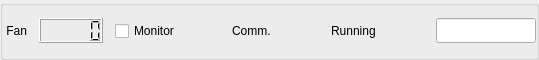
        <widget class="QGroupBox" name="groupBox_17">
         <property name="maximumSize">
          <size>
           <width>16777215</width>
           <height>60</height>
          </size>
         </property>
         <layout class="QGridLayout" name="gridLayout_18">
          <property name="leftMargin">
           <number>0</number>
          </property>
          <property name="topMargin">
           <number>0</number>
          </property>
          <property name="rightMargin">
           <number>0</number>
          </property>
          <property name="bottomMargin">
           <number>0</number>
          </property>
          <property name="spacing">
           <number>0</number>
          </property>
          <item row="0" column="0">
           <layout class="QHBoxLayout" name="horizontalLayout_13">
            <property name="spacing">
             <number>12</number>
            </property>
            <item>
             <widget class="QLabel" name="label_33">
              <property name="text">
               <string> Fan</string>
              </property>
             </widget>
            </item>
            <item>
             <widget class="QLCDNumber" name="lcdNumber_fanID">
              <property name="minimumSize">
               <size>
                <width>0</width>
                <height>25</height>
               </size>
              </property>
              <property name="maximumSize">
               <size>
                <width>88888</width>
                <height>25</height>
               </size>
              </property>
             </widget>
            </item>
            <item>
             <widget class="QCheckBox" name="checkBox">
              <property name="text">
               <string>Monitor</string>
              </property>
             </widget>
            </item>
            <item>
             <spacer name="horizontalSpacer_8">
              <property name="orientation">
               <enum>Qt::Horizontal</enum>
              </property>
              <property name="sizeHint" stdset="0">
               <size>
                <width>40</width>
                <height>20</height>
               </size>
              </property>
             </spacer>
            </item>
            <item>
             <widget class="QLabel" name="label_5">
              <property name="text">
               <string>Comm.</string>
              </property>
             </widget>
            </item>
            <item>
             <widget class="QcwIndicatorLamp" name="comLamp" native="true">
              <property name="minimumSize">
               <size>
                <width>36</width>
                <height>34</height>
               </size>
              </property>
             </widget>
            </item>
            <item>
             <widget class="QLabel" name="label_34">
              <property name="text">
               <string>Running</string>
              </property>
             </widget>
            </item>
            <item>
             <widget class="QcwIndicatorLamp" name="runLamp" native="true">
              <property name="minimumSize">
               <size>
                <width>36</width>
                <height>34</height>
               </size>
              </property>
             </widget>
            </item>
            <item>
             <widget class="QLineEdit" name="lineEdit_runState">
              <property name="sizePolicy">
               <sizepolicy hsizetype="Preferred" vsizetype="Fixed">
                <horstretch>0</horstretch>
                <verstretch>0</verstretch>
               </sizepolicy>
              </property>
              <property name="minimumSize">
               <size>
                <width>100</width>
                <height>25</height>
               </size>
              </property>
              <property name="maximumSize">
               <size>
                <width>100</width>
                <height>16777215</height>
               </size>
              </property>
             </widget>
            </item>
           </layout>
          </item>
         </layout>
        </widget>
